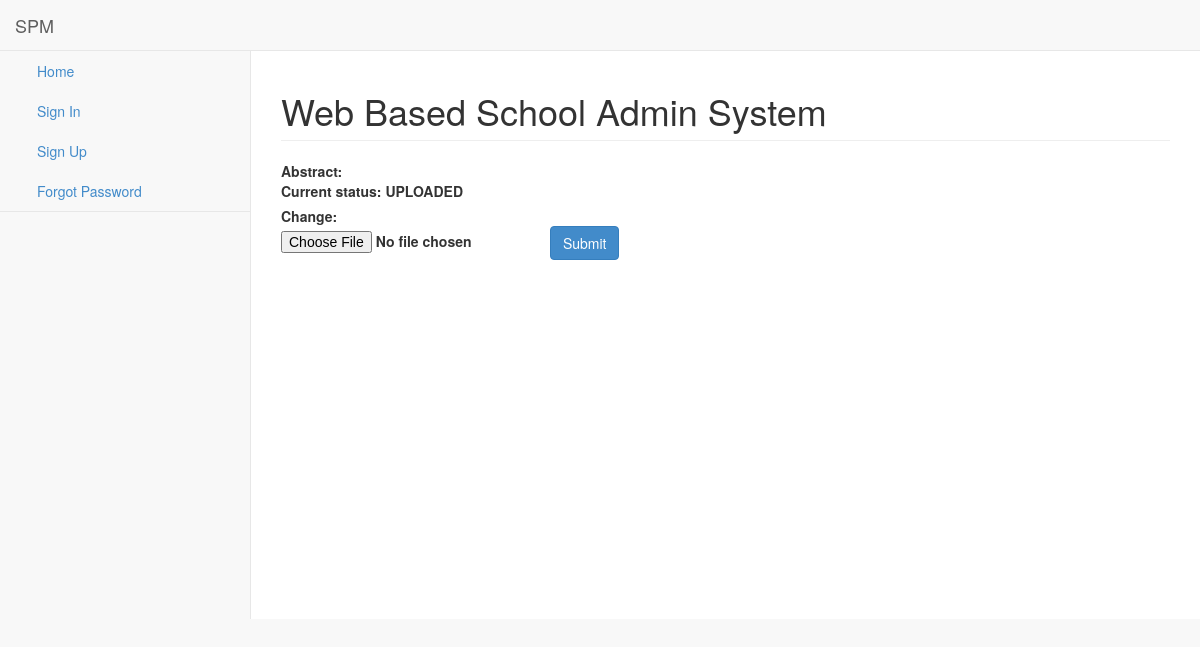
/project/web-based-school-admin-system/Abstract/upload, run on the app's committed database.
### projects/models.py (models this page shows, shortened)
class Project(models.Model):
    title = models.CharField(max_length=255)
    description = RichTextUploadingField()
    allocated_to = models.ManyToManyField(settings.AUTH_USER_MODEL, blank=True)
    user_friendly_url = models.SlugField(null=False, blank=False, unique=True)

class RequiredProjectFile(models.Model):
    file_name = models.CharField(max_length=100, unique=True)

### projects/views.py (the view, shortened to what this page needs)
# urls.py: path('<str:url>/<str:file_name>/upload', views.upload_project_files, name="upload_project_files")
def upload_project_files(request, url, file_name):
    project = Project.objects.get(user_friendly_url = url)
    requiredProjectFile = RequiredProjectFile.objects.get(file_name = file_name)
    try:
        uploadedProjectFile = UploadedProjectFile.objects.get(file_name = requiredProjectFile, project = project)
    except:
        uploadedProjectFile = None
    context = {
        'project' : project,
        'file_name' : file_name,
        'uploadedProjectFile' : uploadedProjectFile
    }
    return render(request, "projects/upload_file.html", context)

### projects/templates/projects/upload_file.html (shortened to what this page needs)
{% extends 'base.html' %}
{% block extra %} {% include 'extra.html' %} {% endblock %}
{% block main_content %}
<div id="page-wrapper">
    <div class="row">
        <div class="col-lg-12">
            <h1 class="page-header">{{ project.title }}</h1>
        </div>
    </div>
    <div class="row">
        <div class="col-lg-12">
            <form id="file_form" class="file_form" method="post" action="{% url 'upload_project_files' project.user_friendly_url file_name %}" enctype="multipart/form-data">
                <label>{{ file_name }}:
                    <br>
                    <label for="file_name">Current status: </label>
                    {% if uploadedProjectFile %}
                    UPLOADED
                    <br>
                    <label for="id_file">Change: </label>
                    {% else %}
                    MISSING
                    <br>
                    <label for="id_file">Upload: </label>
                    {% endif %}
                    <input type="file" name="file" id="id_file">
                </label>
            <button type="submit" class="btn btn-primary">Submit</button>
        </form>
        </div>
    </div>
</div>
{% endblock %}

### QuizApp/static/QuizApp/css/sb-admin-2.css (style rules this page uses)
body { background-color: #f8f8f8; }
#page-wrapper { padding: 0 15px; min-height: 568px; background-color: #fff; }
@media (min-width:768px) { #page-wrapper { position: inherit; margin: 0 0 0 250px; padding: 0 30px; border-left: 1px solid #e7e7e7; } }

### data on the page
Project: title "Web Based School Admin System"
RequiredProjectFile: file_name "Abstract"
